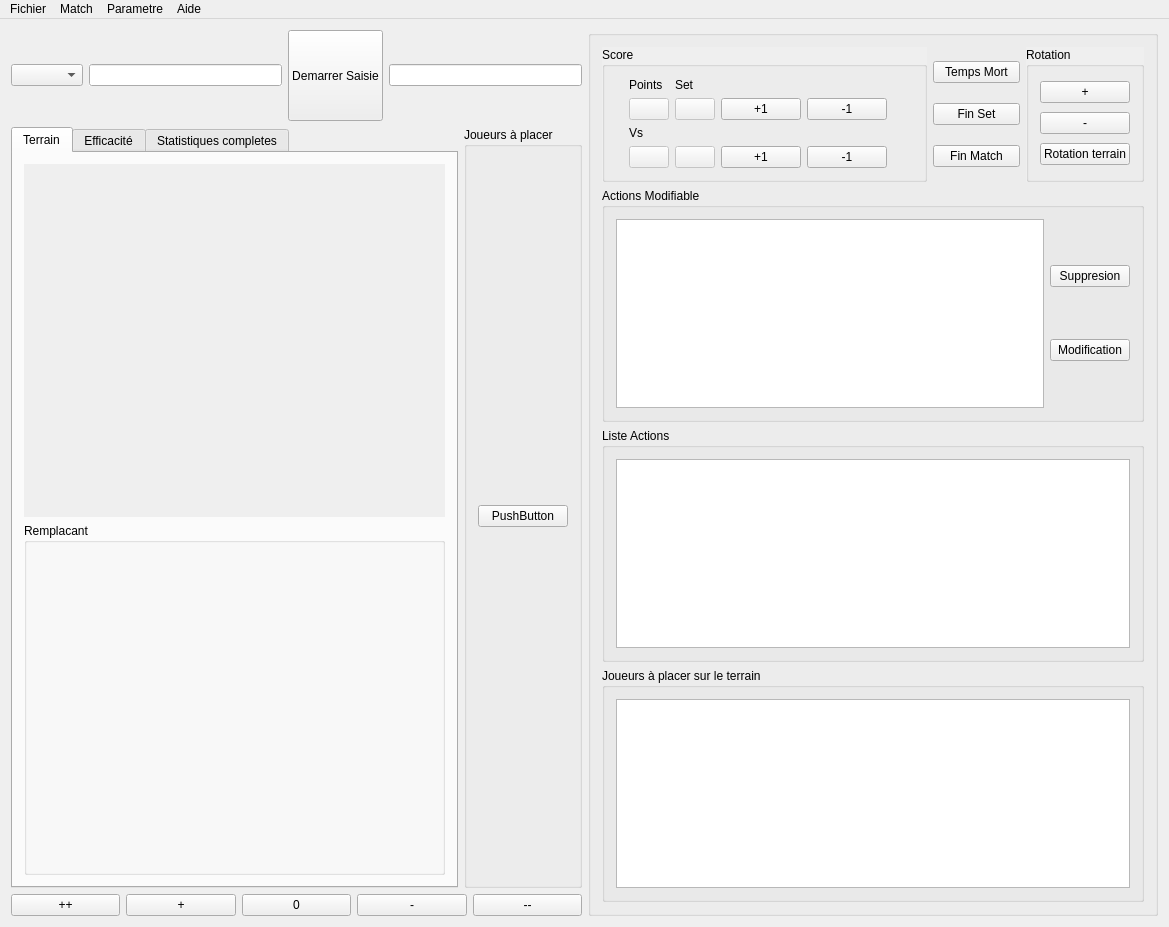
<?xml version="1.0" encoding="UTF-8"?>
<ui version="4.0">
 <class>Ecran</class>
 <widget class="QMainWindow" name="Ecran">
  <property name="geometry">
   <rect>
    <x>0</x>
    <y>0</y>
    <width>1169</width>
    <height>927</height>
   </rect>
  </property>
  <property name="contextMenuPolicy">
   <enum>Qt::NoContextMenu</enum>
  </property>
  <property name="windowTitle">
   <string>VolleyClub Stats</string>
  </property>
  <property name="windowIcon">
   <iconset>
    <normaloff>../Icone/logo_vcs_transparent.png</normaloff>../Icone/logo_vcs_transparent.png</iconset>
  </property>
  <property name="autoFillBackground">
   <bool>true</bool>
  </property>
  <widget class="QWidget" name="centralWidget">
   <property name="contextMenuPolicy">
    <enum>Qt::NoContextMenu</enum>
   </property>
   <property name="autoFillBackground">
    <bool>true</bool>
   </property>
   <layout class="QGridLayout" name="gridLayout_12">
    <item row="0" column="0">
     <layout class="QGridLayout" name="gridLayout_11">
      <item row="2" column="1">
       <widget class="QComboBox" name="comboBox">
        <property name="toolTip">
         <string>Action</string>
        </property>
       </widget>
      </item>
      <item row="2" column="3">
       <widget class="QLineEdit" name="lineEdit">
        <property name="toolTip">
         <string>Joueur Valeur</string>
        </property>
        <property name="autoFillBackground">
         <bool>true</bool>
        </property>
       </widget>
      </item>
      <item row="2" column="5">
       <widget class="QLineEdit" name="lineEdit_PBP">
        <property name="toolTip">
         <string>Position Base Passe(A+R)</string>
        </property>
       </widget>
      </item>
      <item row="2" column="4">
       <widget class="QPushButton" name="Start">
        <property name="minimumSize">
         <size>
          <width>83</width>
          <height>91</height>
         </size>
        </property>
        <property name="text">
         <string>Demarrer Saisie</string>
        </property>
       </widget>
      </item>
     </layout>
    </item>
    <item row="0" column="1" rowspan="3">
     <widget class="QGroupBox" name="groupBox_7">
      <property name="title">
       <string/>
      </property>
      <layout class="QGridLayout" name="gridLayout_16">
       <item row="1" column="0">
        <layout class="QGridLayout" name="gridLayout_15">
         <item row="0" column="0">
          <widget class="QGroupBox" name="groupBox_5">
           <property name="title">
            <string>Actions Modifiable</string>
           </property>
           <layout class="QGridLayout" name="gridLayout">
            <item row="0" column="1">
             <layout class="QGridLayout" name="gridLayout_8">
              <item row="0" column="0">
               <widget class="QPushButton" name="pBSup">
                <property name="text">
                 <string>Suppresion</string>
                </property>
               </widget>
              </item>
              <item row="1" column="0">
               <widget class="QPushButton" name="PBModif">
                <property name="text">
                 <string>Modification</string>
                </property>
               </widget>
              </item>
             </layout>
            </item>
            <item row="0" column="0">
             <widget class="QListWidget" name="listAction"/>
            </item>
           </layout>
          </widget>
         </item>
         <item row="1" column="0">
          <widget class="QGroupBox" name="groupBox_9">
           <property name="title">
            <string>Liste Actions</string>
           </property>
           <layout class="QGridLayout" name="gridLayout_7">
            <item row="0" column="0">
             <widget class="QTextEdit" name="textEdit">
              <property name="enabled">
               <bool>true</bool>
              </property>
              <property name="minimumSize">
               <size>
                <width>0</width>
                <height>0</height>
               </size>
              </property>
              <property name="readOnly">
               <bool>true</bool>
              </property>
             </widget>
            </item>
           </layout>
          </widget>
         </item>
         <item row="2" column="0">
          <widget class="QGroupBox" name="groupBox_8">
           <property name="title">
            <string>Joueurs à placer sur le terrain</string>
           </property>
           <layout class="QGridLayout" name="gridLayout_14">
            <item row="0" column="0">
             <widget class="QListWidget" name="listJoueur"/>
            </item>
           </layout>
          </widget>
         </item>
        </layout>
       </item>
       <item row="0" column="0">
        <layout class="QGridLayout" name="gridLayout_5">
         <item row="0" column="0">
          <widget class="QGroupBox" name="groupBox_2">
           <property name="autoFillBackground">
            <bool>true</bool>
           </property>
           <property name="title">
            <string>Score</string>
           </property>
           <layout class="QGridLayout" name="gridLayout_4">
            <item row="0" column="1">
             <widget class="QLabel" name="label_3">
              <property name="text">
               <string>Points</string>
              </property>
             </widget>
            </item>
            <item row="0" column="2">
             <widget class="QLabel" name="label_5">
              <property name="text">
               <string>Set</string>
              </property>
             </widget>
            </item>
            <item row="1" column="0">
             <widget class="QLabel" name="label">
              <property name="text">
               <string/>
              </property>
             </widget>
            </item>
            <item row="1" column="1">
             <widget class="QPushButton" name="pBScore">
              <property name="enabled">
               <bool>false</bool>
              </property>
              <property name="text">
               <string/>
              </property>
             </widget>
            </item>
            <item row="1" column="2">
             <widget class="QPushButton" name="pBSet">
              <property name="enabled">
               <bool>false</bool>
              </property>
              <property name="text">
               <string/>
              </property>
             </widget>
            </item>
            <item row="1" column="3">
             <widget class="QPushButton" name="pushButton">
              <property name="autoFillBackground">
               <bool>true</bool>
              </property>
              <property name="text">
               <string>+1</string>
              </property>
             </widget>
            </item>
            <item row="1" column="4">
             <widget class="QPushButton" name="pushButton_3">
              <property name="text">
               <string>-1</string>
              </property>
             </widget>
            </item>
            <item row="1" column="5">
             <widget class="QLabel" name="label_7">
              <property name="text">
               <string/>
              </property>
             </widget>
            </item>
            <item row="1" column="6">
             <widget class="QLabel" name="label_6">
              <property name="text">
               <string/>
              </property>
             </widget>
            </item>
            <item row="3" column="0">
             <widget class="QLabel" name="label_2">
              <property name="text">
               <string/>
              </property>
             </widget>
            </item>
            <item row="3" column="1">
             <widget class="QPushButton" name="pBScore_2">
              <property name="enabled">
               <bool>false</bool>
              </property>
              <property name="text">
               <string/>
              </property>
             </widget>
            </item>
            <item row="3" column="2">
             <widget class="QPushButton" name="pBSet_2">
              <property name="enabled">
               <bool>false</bool>
              </property>
              <property name="text">
               <string/>
              </property>
             </widget>
            </item>
            <item row="3" column="3">
             <widget class="QPushButton" name="pushButton_2">
              <property name="text">
               <string>+1</string>
              </property>
             </widget>
            </item>
            <item row="3" column="4">
             <widget class="QPushButton" name="pushButton_4">
              <property name="text">
               <string>-1</string>
              </property>
             </widget>
            </item>
            <item row="3" column="5">
             <widget class="QLabel" name="label_8">
              <property name="text">
               <string/>
              </property>
             </widget>
            </item>
            <item row="3" column="6">
             <widget class="QLabel" name="label_9">
              <property name="text">
               <string/>
              </property>
             </widget>
            </item>
            <item row="2" column="1">
             <widget class="QLabel" name="label_10">
              <property name="text">
               <string>Vs</string>
              </property>
             </widget>
            </item>
           </layout>
          </widget>
         </item>
         <item row="0" column="2">
          <layout class="QGridLayout" name="gridLayout_3">
           <item row="0" column="0">
            <widget class="QPushButton" name="pushButton_TM">
             <property name="text">
              <string>Temps Mort</string>
             </property>
            </widget>
           </item>
           <item row="2" column="0">
            <widget class="QPushButton" name="pushButton_FM">
             <property name="text">
              <string>Fin Match</string>
             </property>
            </widget>
           </item>
           <item row="1" column="0">
            <widget class="QPushButton" name="pushButton_6">
             <property name="text">
              <string>Fin Set</string>
             </property>
            </widget>
           </item>
          </layout>
         </item>
         <item row="0" column="3">
          <widget class="QGroupBox" name="groupBox">
           <property name="autoFillBackground">
            <bool>true</bool>
           </property>
           <property name="title">
            <string>Rotation</string>
           </property>
           <layout class="QGridLayout" name="gridLayout_6">
            <item row="0" column="0">
             <widget class="QPushButton" name="pBRotationPlus">
              <property name="text">
               <string>+</string>
              </property>
             </widget>
            </item>
            <item row="1" column="0">
             <widget class="QPushButton" name="pBRotationMoins">
              <property name="text">
               <string>-</string>
              </property>
             </widget>
            </item>
            <item row="2" column="0">
             <widget class="QPushButton" name="pushButton_5">
              <property name="text">
               <string>Rotation terrain</string>
              </property>
             </widget>
            </item>
           </layout>
          </widget>
         </item>
        </layout>
       </item>
      </layout>
     </widget>
    </item>
    <item row="1" column="0">
     <layout class="QGridLayout" name="gridLayout_9">
      <item row="0" column="0">
       <widget class="QTabWidget" name="tabWidget">
        <property name="currentIndex">
         <number>0</number>
        </property>
        <widget class="QWidget" name="tab">
         <attribute name="title">
          <string>Terrain</string>
         </attribute>
         <layout class="QGridLayout" name="gridLayout_17">
          <item row="0" column="0">
           <widget class="QLabel" name="label_4">
            <property name="autoFillBackground">
             <bool>true</bool>
            </property>
            <property name="text">
             <string/>
            </property>
            <property name="scaledContents">
             <bool>true</bool>
            </property>
           </widget>
          </item>
          <item row="1" column="0">
           <widget class="QGroupBox" name="groupBox_10">
            <property name="title">
             <string>Remplacant</string>
            </property>
            <layout class="QGridLayout" name="gridLayout_19">
             <item row="0" column="0">
              <layout class="QGridLayout" name="gridLayout_22"/>
             </item>
            </layout>
           </widget>
          </item>
         </layout>
        </widget>
        <widget class="QWidget" name="tab_3">
         <attribute name="title">
          <string>Efficacité</string>
         </attribute>
         <layout class="QGridLayout" name="gridLayout_21">
          <item row="0" column="0">
           <widget class="QGroupBox" name="groupBox_6">
            <property name="title">
             <string>Efficacité</string>
            </property>
            <layout class="QGridLayout" name="gridLayout_13"/>
           </widget>
          </item>
         </layout>
        </widget>
        <widget class="QWidget" name="tab_2">
         <attribute name="title">
          <string>Statistiques completes</string>
         </attribute>
         <layout class="QGridLayout" name="gridLayout_20">
          <item row="0" column="0">
           <widget class="QGroupBox" name="groupBox_3">
            <property name="autoFillBackground">
             <bool>true</bool>
            </property>
            <property name="title">
             <string>Statistiques completes</string>
            </property>
            <layout class="QGridLayout" name="gridLayout_10"/>
           </widget>
          </item>
          <item row="1" column="0">
           <widget class="QPushButton" name="pushButton_8">
            <property name="text">
             <string>PushButton</string>
            </property>
           </widget>
          </item>
         </layout>
        </widget>
       </widget>
      </item>
      <item row="0" column="1">
       <widget class="QGroupBox" name="groupBox_4">
        <property name="title">
         <string>Joueurs à placer</string>
        </property>
        <layout class="QGridLayout" name="gridLayout_18">
         <item row="0" column="0">
          <widget class="QPushButton" name="pushButton_7">
           <property name="text">
            <string>PushButton</string>
           </property>
          </widget>
         </item>
        </layout>
       </widget>
      </item>
     </layout>
    </item>
    <item row="2" column="0">
     <layout class="QGridLayout" name="gridLayout_2">
      <item row="0" column="0">
       <widget class="QPushButton" name="Button_PP">
        <property name="text">
         <string>++</string>
        </property>
       </widget>
      </item>
      <item row="0" column="1">
       <widget class="QPushButton" name="Button_P">
        <property name="text">
         <string>+</string>
        </property>
       </widget>
      </item>
      <item row="0" column="2">
       <widget class="QPushButton" name="Button_0">
        <property name="text">
         <string>0</string>
        </property>
       </widget>
      </item>
      <item row="0" column="3">
       <widget class="QPushButton" name="Button_M">
        <property name="text">
         <string>-</string>
        </property>
       </widget>
      </item>
      <item row="0" column="4">
       <widget class="QPushButton" name="Button_MM">
        <property name="text">
         <string>--</string>
        </property>
       </widget>
      </item>
     </layout>
    </item>
   </layout>
  </widget>
  <widget class="QMenuBar" name="menuBar">
   <property name="geometry">
    <rect>
     <x>0</x>
     <y>0</y>
     <width>1169</width>
     <height>25</height>
    </rect>
   </property>
   <widget class="QMenu" name="menuFichier">
    <property name="title">
     <string>Fichier</string>
    </property>
    <addaction name="actionGestion_Equipes"/>
    <addaction name="separator"/>
    <addaction name="actionLancer_le_Match"/>
    <addaction name="separator"/>
    <addaction name="actionRevoir_un_match"/>
    <addaction name="separator"/>
    <addaction name="actionQuitter"/>
    <addaction name="actionGestion_Club"/>
   </widget>
   <widget class="QMenu" name="menuFenetre">
    <property name="title">
     <string>Parametre</string>
    </property>
    <addaction name="actionScore"/>
    <addaction name="actionResultat_ffvb"/>
    <addaction name="actionLecteur"/>
   </widget>
   <widget class="QMenu" name="menuMatch">
    <property name="title">
     <string>Match</string>
    </property>
    <addaction name="actionLancer_le_match"/>
    <addaction name="actionRevoir_un_match_2"/>
   </widget>
   <widget class="QMenu" name="menuAide">
    <property name="title">
     <string>Aide</string>
    </property>
    <addaction name="actionR_sultat_ffvb"/>
    <addaction name="actionManuel"/>
   </widget>
   <addaction name="menuFichier"/>
   <addaction name="menuMatch"/>
   <addaction name="menuFenetre"/>
   <addaction name="menuAide"/>
  </widget>
  <action name="actionAjouterEquipe">
   <property name="text">
    <string>Ajouter Equipe</string>
   </property>
  </action>
  <action name="actionSupprimer_Equipe">
   <property name="text">
    <string>Supprimer Equipe</string>
   </property>
  </action>
  <action name="actionAjouter_Joueur">
   <property name="text">
    <string>Ajouter Joueur</string>
   </property>
  </action>
  <action name="actionSupprimer_Joueur">
   <property name="text">
    <string>Supprimer Joueur</string>
   </property>
  </action>
  <action name="actionQuitter">
   <property name="text">
    <string>Quitter</string>
   </property>
  </action>
  <action name="actionImprimer">
   <property name="text">
    <string>Imprimer</string>
   </property>
  </action>
  <action name="actionVisualiser_Equipe">
   <property name="text">
    <string>Visualiser Equipe</string>
   </property>
  </action>
  <action name="actionVisualiser_Joueur">
   <property name="text">
    <string>Visualiser Joueur</string>
   </property>
  </action>
  <action name="actionLancer_Match">
   <property name="text">
    <string>Lancer Match</string>
   </property>
  </action>
  <action name="actionGestion_Equipes">
   <property name="text">
    <string>Gestion Equipes</string>
   </property>
  </action>
  <action name="actionLancer_le_Match">
   <property name="text">
    <string>Lancer le Match</string>
   </property>
  </action>
  <action name="actionScore">
   <property name="text">
    <string>Score</string>
   </property>
  </action>
  <action name="actionRevoir_un_match">
   <property name="text">
    <string>Revoir un match</string>
   </property>
  </action>
  <action name="actionResultat_ffvb">
   <property name="text">
    <string>Resultat(ffvb)</string>
   </property>
  </action>
  <action name="actionLecteur">
   <property name="text">
    <string>Lecteur</string>
   </property>
  </action>
  <action name="actionLancer_le_match">
   <property name="text">
    <string>Lancer le Match</string>
   </property>
  </action>
  <action name="actionRevoir_un_match_2">
   <property name="text">
    <string>Revoir un match</string>
   </property>
  </action>
  <action name="actionR_sultat_ffvb">
   <property name="text">
    <string>Résultat ffvb</string>
   </property>
  </action>
  <action name="actionManuel">
   <property name="text">
    <string>Manuel Utilisateur</string>
   </property>
  </action>
  <action name="actionGestion_Club">
   <property name="text">
    <string>Gestion Club</string>
   </property>
  </action>
 </widget>
 <layoutdefault spacing="6" margin="11"/>
 <tabstops>
  <tabstop>lineEdit</tabstop>
  <tabstop>lineEdit_PBP</tabstop>
  <tabstop>pushButton</tabstop>
  <tabstop>pushButton_3</tabstop>
  <tabstop>pBScore_2</tabstop>
  <tabstop>pBSet_2</tabstop>
  <tabstop>pushButton_2</tabstop>
  <tabstop>pushButton_4</tabstop>
  <tabstop>pushButton_TM</tabstop>
  <tabstop>pushButton_FM</tabstop>
  <tabstop>pushButton_6</tabstop>
  <tabstop>pBRotationPlus</tabstop>
  <tabstop>pBRotationMoins</tabstop>
  <tabstop>pushButton_5</tabstop>
  <tabstop>pBScore</tabstop>
  <tabstop>comboBox</tabstop>
  <tabstop>pushButton_7</tabstop>
  <tabstop>pBSup</tabstop>
  <tabstop>PBModif</tabstop>
  <tabstop>listAction</tabstop>
  <tabstop>textEdit</tabstop>
  <tabstop>listJoueur</tabstop>
  <tabstop>pBSet</tabstop>
  <tabstop>Button_PP</tabstop>
  <tabstop>Button_P</tabstop>
  <tabstop>Button_0</tabstop>
  <tabstop>Button_M</tabstop>
  <tabstop>Button_MM</tabstop>
 </tabstops>
 <resources/>
 <connections/>
</ui>
